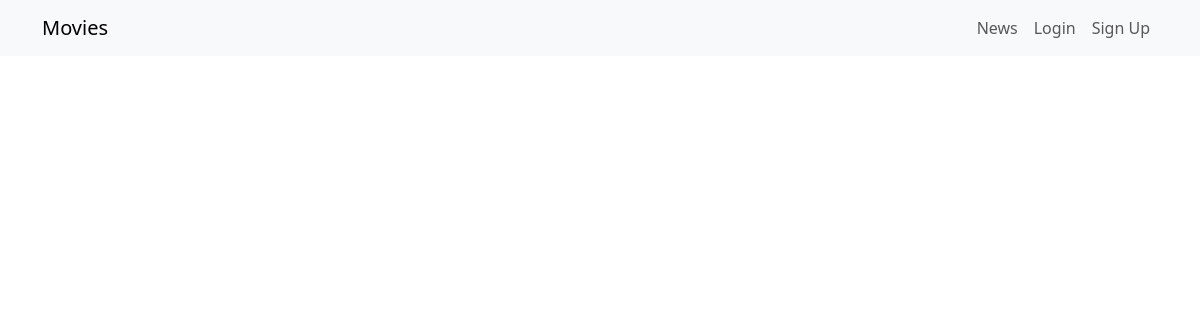
The page /news/ on the database as committed earlier.
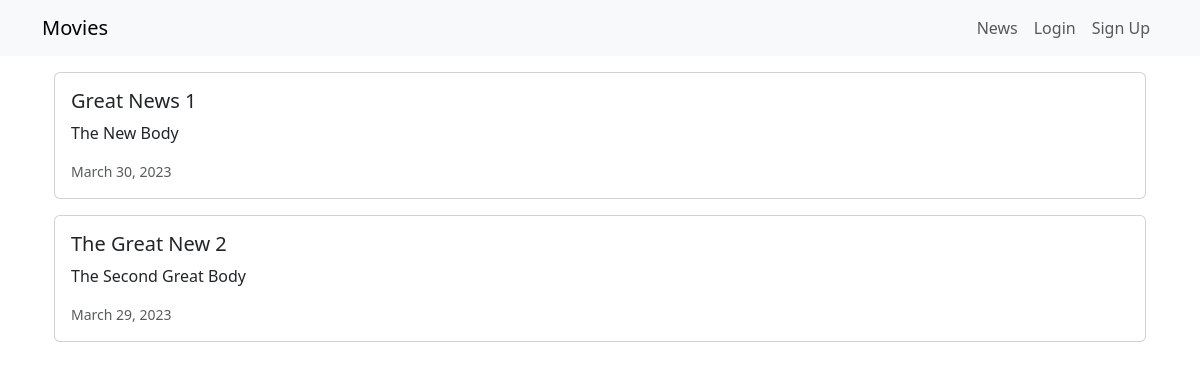
The same page on the database as committed later.
### news/models.py (models this page shows, shortened)
class News(models.Model):
    headline = models.CharField(max_length=200)
    body = models.TextField()
    date = models.DateField()

### news/views.py (the view)
# urls.py: path('news/', include('news.urls')),
def news(request):
    newss = News.objects.all().order_by('-date')
    return render(request, 'news.html', {'newss': newss})

### news/templates/news.html (shortened to what this page needs)
<head>
    <link
        href="https://cdn.jsdelivr.net/npm/bootstrap@5.3.0-alpha2/dist/css/bootstrap.min.css"
        rel="stylesheet"
    />
</head>
<body>
    {% extends "base.html" %} {% block content %}
    <div class="container">
        {% for news in newss %}
        <div class="card mb-3">
            <div class="row g-0">
                <div>
                    <div class="card-body">
                        <h5 class="card-title">{{ news.headline }}</h5>
                        <p class="card-text">{{ news.body }}</p>
                        <p class="card-text">
                            <small class="text-muted">{{ news.date }}</small>
                        </p>
                    </div>
                </div>
            </div>
        </div>
        {% endfor %}
    </div>
    {% endblock content %}

Rows that differ between the two databases and show on the page:
added News: headline "Great News 1", body "The New Body", date "March 30, 2023"
added News: headline "The Great New 2", body "The Second Great Body", date "March 29, 2023"
